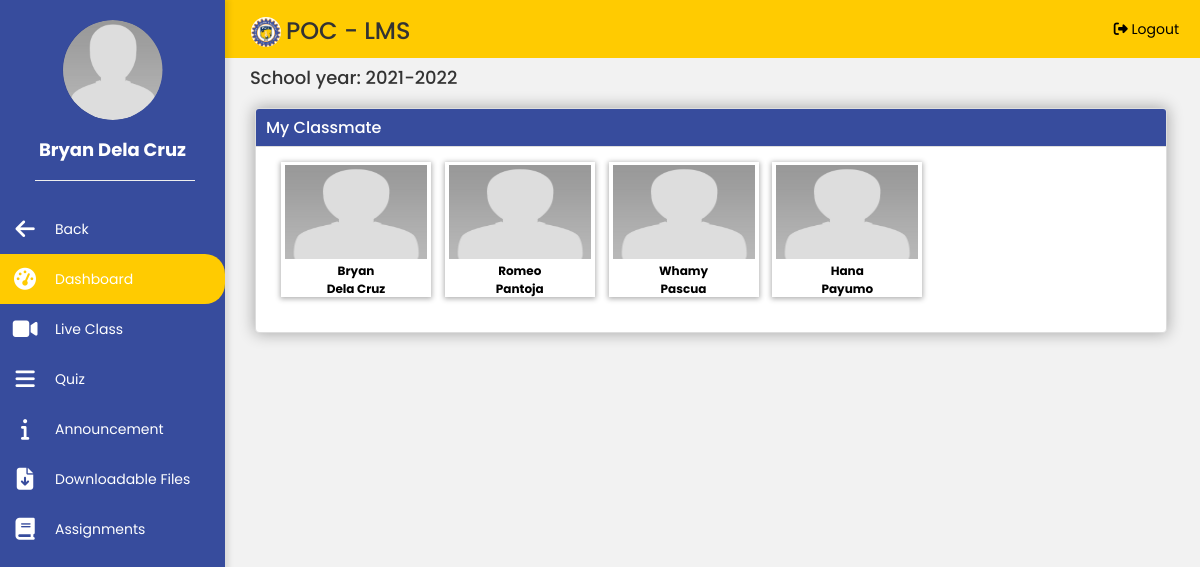
The app's page /student/my_classmates.php?id=83 (signed in) with its own data.
### tables this page shows
CREATE TABLE `student` (
  `student_id` int(10) NOT NULL,
  `firstname` varchar(100) NOT NULL,
  `lastname` varchar(100) NOT NULL,
  `class_id` int(10) NOT NULL,
  `username` varchar(100) NOT NULL,
  `password` varchar(100) NOT NULL,
  `email` varchar(100) NOT NULL,
  `picture` varchar(100) NOT NULL,
  `student_cor` varchar(100) NOT NULL,
  `student_status` varchar(100) NOT NULL,
  `date_of_request` varchar(100) NOT NULL
);

CREATE TABLE `schoolyear` (
  `sy_id` int(10) NOT NULL,
  `school_year` varchar(255) NOT NULL
);

CREATE TABLE `teacher_class_student` (
  `teacher_class_student_id` int(11) NOT NULL,
  `teacher_class_id` int(11) NOT NULL,
  `student_id` int(11) NOT NULL,
  `teacher_id` int(11) NOT NULL
);

### student/include/session.php (called while the page is built, shortened)
<?php
$session_id=$_SESSION['id'];
?>

### student/my_classmates.php (the view, shortened to what this page needs)
<?php include('include/header.php'); ?>
<?php include('include/session.php'); ?>
<?php include('../admin/database.php');?>
   <?php $get_id = $_GET['id']; ?>
<?php include('my_classmate_sidebar.php');?>
<?php
                    include('../admin/database.php');
                    $sy_query = mysqli_query($conn, "select * from schoolyear order by school_year DESC");
                    $sy_row = mysqli_fetch_array($sy_query);
                    ?>
                <h4 style="margin-bottom: 20px; margin-left: 25px; ">
                    School year: <?php echo $sy_row['school_year'];  ?>
                </h4></h1>
       <section id="grid-container">
            <div class="container-classmate" >
    <div class="panel panel-default">
      <div class="panel-heading" style=" background: #374c9d;">
        <h4 class="panel-title">
          <p style="padding-top: 10px; margin-left: 10px; color: white; " data-toggle="collapse" data-parent="#accordion" href="#collapse1">My Classmate
          </p>
        </h4>
      </div>
      <div id="collapse1" class="panel-collapse collapse in">
        <div class="panel-body"><strong></strong>
         <?php
                            $my_student = mysqli_query($conn,"SELECT *
                            FROM teacher_class_student
                            LEFT JOIN student ON student.student_id = teacher_class_student.student_id
                            INNER JOIN class ON class.class_id = student.class_id where teacher_class_id = '$get_id' order by lastname ")or die(mysqli_error());
                            while($row = mysqli_fetch_array($my_student)){
                            $id = $row['teacher_class_student_id'];
                            ?>
                      <li id="del<?php echo $id; ?>">
                        <div class="student-box">
                               <img id="student_avatar_class" src ="../teacher/<?php echo $row['picture'] ?>" width="148" height="100" style="border: 3px solid white;">
                          <p style="font-size: 12px;" class="subject"><?php echo $row['firstname']; ?></p>
                          <p style="font-size: 12px;" class="class"><?php echo $row['lastname'];?></p>
                      </li>
                  <?php } ?>
      </div>
    </div>
    </div>
  </div>

### student/my_classmate_sidebar.php (shortened to what this page needs)
<section id="sidebar">
	<section class="title-container">
	<div class="teacher-logo">
			<div class="logo-one">
				  <?php
				  include('../admin/database.php');
                                   $student_query = mysqli_query($conn,"select * from student where student_id = $session_id") or die(mysqli_error());
                                   while ($row = mysqli_fetch_array($student_query)) {
                                       ?>
                                   <tr>
                                  <td width="40"><img class="img-circle" src="../teacher/<?php echo $row['picture']; ?>" height="70" width="70"></td>
			</div>
		</div>
	</section>
	<h1 class="user-fullname"><?php echo $row['firstname']." ".$row['lastname'];  ?> </h1>
	 <?php } ?>
	<hr class="seperator">
	<section class="links-container">
		<div class="links">
			<a class="links" href="home.php<?php echo '?id='.$get_id; ?>">
			<div class="icon">
				<i class="fas fa-arrow-left"></i>
			</div>
				<span>Back</span></a>
		</div>
		<div class="links active">
			<a class="links" href="my_classmates.php<?php echo '?id='.$get_id; ?>">
			<div class="icon">
				<i class="fas fa-tachometer-alt"></i>
			</div>
			<span>Dashboard</span></a>
		</div>
		<div class="links">
			<a class="links" href="join_meeting.php<?php echo '?id='.$get_id; ?>">
			<div class="icon">
				<i class="fas fa-video"></i>
			</div>
				<span>Live Class</span></a>
		</div>
		<div class="links">
			<a class="links" href="quiz_list.php<?php echo '?id='.$get_id; ?>">
			<div class="icon">
				<i class="fas fa-bars"></i>
			</div>
			<span>Quiz</span></a>
		</div>
		<div class="links">
			<a class="links" href="announcement_student.php<?php echo '?id='.$get_id; ?>">
			<div class="icon">
				<i class="fas fa-info"></i>
			</div>
			<span>Announcement</span></a>
		</div>
		<div class="links">
			<a class="links" href="downloadable_files.php<?php echo '?id='.$get_id; ?>">
			<div class="icon">
				<i class="fas fa-file-download"></i>
			</div>
			<span>Downloadable Files</span></a>
		</div>
		<div class="links">
			<a class="links" href="assignment_files.php<?php echo '?id='.$get_id; ?>">
			<div class="icon">
				<i class="fas fa-book"></i>
			</div>
			<span>Assignments</span></a>
		</div>
	</section>
</section>
<section id="main-dashboard-content">
	<section id="top-section">
		<h3 style="margin-left: 25px; margin-top: 16px;"><img src="img/logo.jpg" style="clip-path: circle(); width: 30px; height: 30px; margin-right: 5px;">POC - LMS</h3>
		 <a href="student_logout.php" class="dropdown-item" style="color: black; margin-right: 20px;">
                 <i class="fas fa-sign-out-alt text-gray-400"></i>
                 Logout
               </a>
	</section>

### student/style.css (style rules this page uses)
* { margin: 0; padding: 0; }
html, body { height: 100vh; background: #f2f2f2; }
body { font-family: "Poppins"; }
#sidebar { background-color: #374c9d; width: 225px; height: 100vh; position: fixed; top: 0; left: 0; box-shadow: 3px 0px 5px 1px rgba(0, 0, 0, 0.1); transition: 300ms width; overflow-x: scroll; }
.user-fullname { color: white; text-align: center; font-size: 18px; font-weight: bold; margin-top: 0; }
.seperator { color: black; width: 160px; margin-left: 35px; height: 3px; }
.title-container { display: flex; align-items: center; justify-content: space-around; padding: 20px 0px; }
.links { display: flex; align-items: center; cursor: pointer; color: white; width: 100%; }
.links a { font-size: 14px; display: flex; align-items: center; cursor: pointer; color: white; text-decoration: none; }
.links.active a { background: #ffcb01; color: white; border-radius: 0px 20px 20px 0px; }
.icon { height: 50px; width: 50px; display: flex; justify-content: center; align-items: center; font-size: 22px; color: white; }
.links span { padding: 0px 5px; }
#main-dashboard-content { background-color: #f2f2f2; margin-left: 225px; box-sizing: border-box; height: 100vh; transition: 300ms margin-left; }
.logo-one img { width: 100px; height: 100px; display: flex; justify-content: center; align-items: center; border-radius: 50%; clip-path: circle(); box-shadow: 0px 1px 5px 1px rgba(0, 0, 0, 0.2); }
.teacher-logo { display: flex; }
#top-section { display: inline-block; padding: 1px; background: #ffcb01; display: flex; align-items: center; justify-content: space-between; }
#grid-container { display: grid; grid-template-columns: 70%; grid-gap: 25px; padding-left: 10px; }
.panel { box-shadow: 0px 0px 15px 1px rgba(0, 0, 0, 0.3); box-sizing: border-box; width: 770px; }
.panel-heading { padding: 0; box-sizing: border-box; }
.panel-body li { display: inline-block; }
.student-box { display: inline-block; text-align: center; width: 150px; box-sizing: border-box; box-shadow: 0px 1px 5px 1px rgba(0, 0, 0, 0.3); color: white; background: white; margin-left: 10px; margin-bottom: 20px; }
.student-box p { display: block; font-weight: bold; color: black; text-decoration: none; text-align: center; margin-bottom: 0; font-size: 15px; }
.container-classmate .panel { margin-left: 20px; width: 135%; }
@media (max-width: 1400px) { #grid-container { grid-template-columns: 70% auto; } }
@media (max-width: 1300px) { .panel { width: 400px; } }
@media (max-width:1300px) { .dropdown-item { margin-left: 10px; } }

### records on screen
student: picture (placeholder picture), firstname "Bryan", lastname "Dela Cruz"
schoolyear: school_year "2021-2022"
teacher_class_student: student.picture (placeholder picture), student.firstname "Bryan", student.lastname "Dela Cruz"
teacher_class_student: student.picture (placeholder picture), student.firstname "Romeo", student.lastname "Pantoja"
teacher_class_student: student.picture (placeholder picture), student.firstname "Whamy", student.lastname "Pascua"
teacher_class_student: student.picture (placeholder picture), student.firstname "Hana", student.lastname "Payumo"
